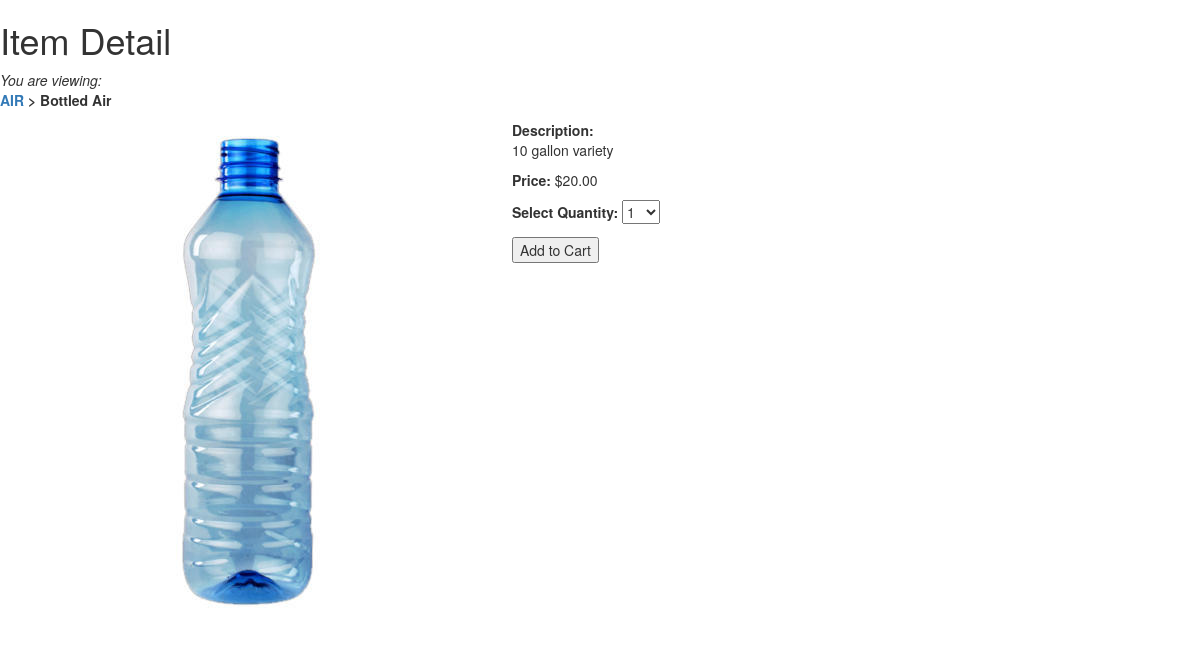
The page /showitem.php?item_id=2 on the database as committed earlier.
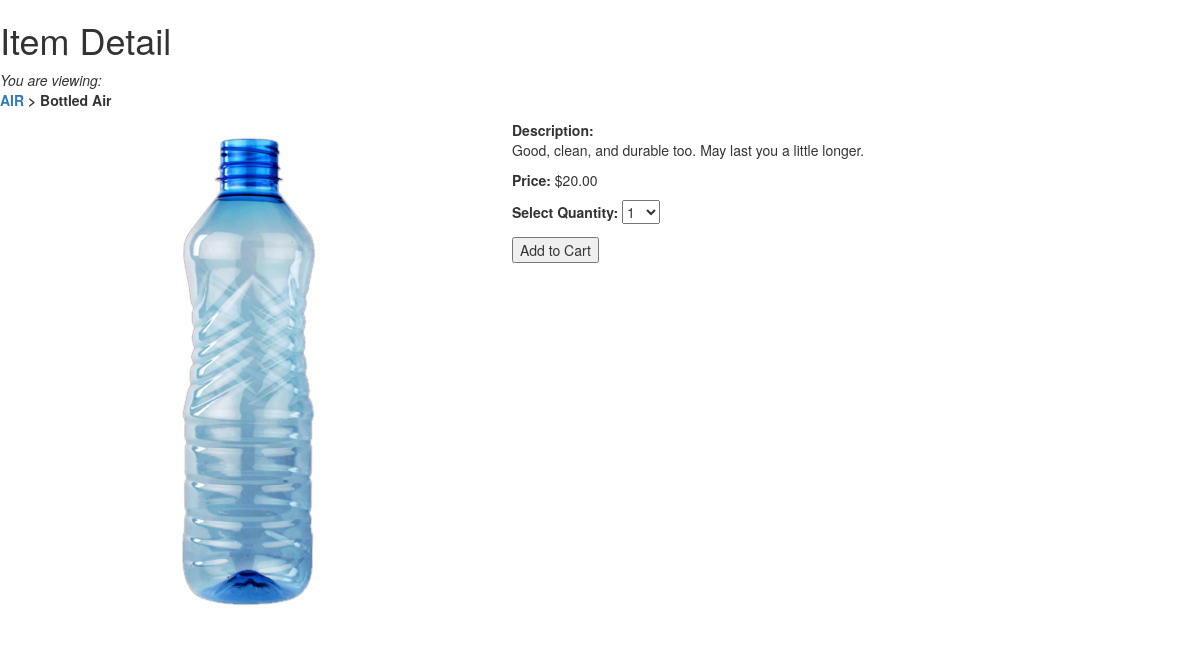
The same page on the database as committed later.
### tables this page shows
CREATE TABLE `store_items` (
  `id` int(11) NOT NULL,
  `cat_id` int(11) NOT NULL,
  `item_title` varchar(75) DEFAULT NULL,
  `item_price` float(8,2) DEFAULT NULL,
  `item_desc` text DEFAULT NULL,
  `item_image` varchar(50) DEFAULT NULL
);

CREATE TABLE `store_categories` (
  `id` int(11) NOT NULL,
  `cat_title` varchar(50) DEFAULT NULL,
  `cat_desc` text DEFAULT NULL
);

### showitem.php (the view, shortened to what this page needs)
<?php
$mysqli = mysqli_connect("localhost", "root", "", "test");
$display_block = "<h1>Item Detail</h1>";
$safe_item_id = mysqli_real_escape_string($mysqli, $_GET['item_id']);
$get_item_sql = "SELECT c.id as cat_id, c.cat_title, si.item_title, si.item_price, si.item_desc, si.item_image FROM store_items AS si LEFT JOIN store_categories AS c on c.id = si.cat_id WHERE si.id = '".$safe_item_id."'";
$get_item_res = mysqli_query($mysqli, $get_item_sql) or die(mysqli_error($mysqli));
if (mysqli_num_rows($get_item_res) < 1) {
   $display_block .= "<p><em>Invalid item selection.</em></p>";
} else {
   while ($item_info = mysqli_fetch_array($get_item_res)) {
	   $cat_id = $item_info['cat_id'];
	   $cat_title = strtoupper(stripslashes($item_info['cat_title']));
	   $item_title = stripslashes($item_info['item_title']);
	   $item_price = $item_info['item_price'];
	   $item_desc = stripslashes($item_info['item_desc']);
	   $item_image = $item_info['item_image'];
	}
   $display_block .= <<<END_OF_TEXT
   <p><em>You are viewing:</em><br>
   <strong><a href="home.php?cat_id=$cat_id">$cat_title</a> &gt; $item_title</strong></p>
   <div style="float: left;"><img src="$item_image" alt="$item_title"></div>
   <div style="float: left; padding-left: 12px">
   <p><strong>Description:</strong><br>$item_desc</p>
   <p><strong>Price:</strong> \$$item_price</p>
 <form method="post" action="addtocart.php">
 END_OF_TEXT;
 $display_block .= "
 <p><label for=\"sel_item_qty\">Select Quantity:</label>
 <select id=\"sel_item_qty\" name=\"sel_item_qty\">";
 for($i=1; $i<11; $i++) {
 $display_block .= "<option value=\"".$i."\">".$i."</option>";
 }
 $display_block .= <<<END_OF_TEXT
 </select></p>
 <input type="hidden" name="sel_item_id"
 value="$_GET[item_id]" />
 <button type="submit" name="submit" value="submit">
 Add to Cart</button>
 </form>
 </div>
 END_OF_TEXT;
 }
 ?>
  <link rel="stylesheet" href="https://maxcdn.bootstrapcdn.com/bootstrap/3.3.7/css/bootstrap.css">
 <!DOCTYPE html>
 <html>
 <head>
 </head>
 <body>
 <?php echo $display_block; ?>
 </body>
 </html>

Rows that differ between the two databases and show on the page:
changed store_items "Bottled Air": item_desc "10 gallon variety" → "Good, clean, and durable too. May last you a little longer."
